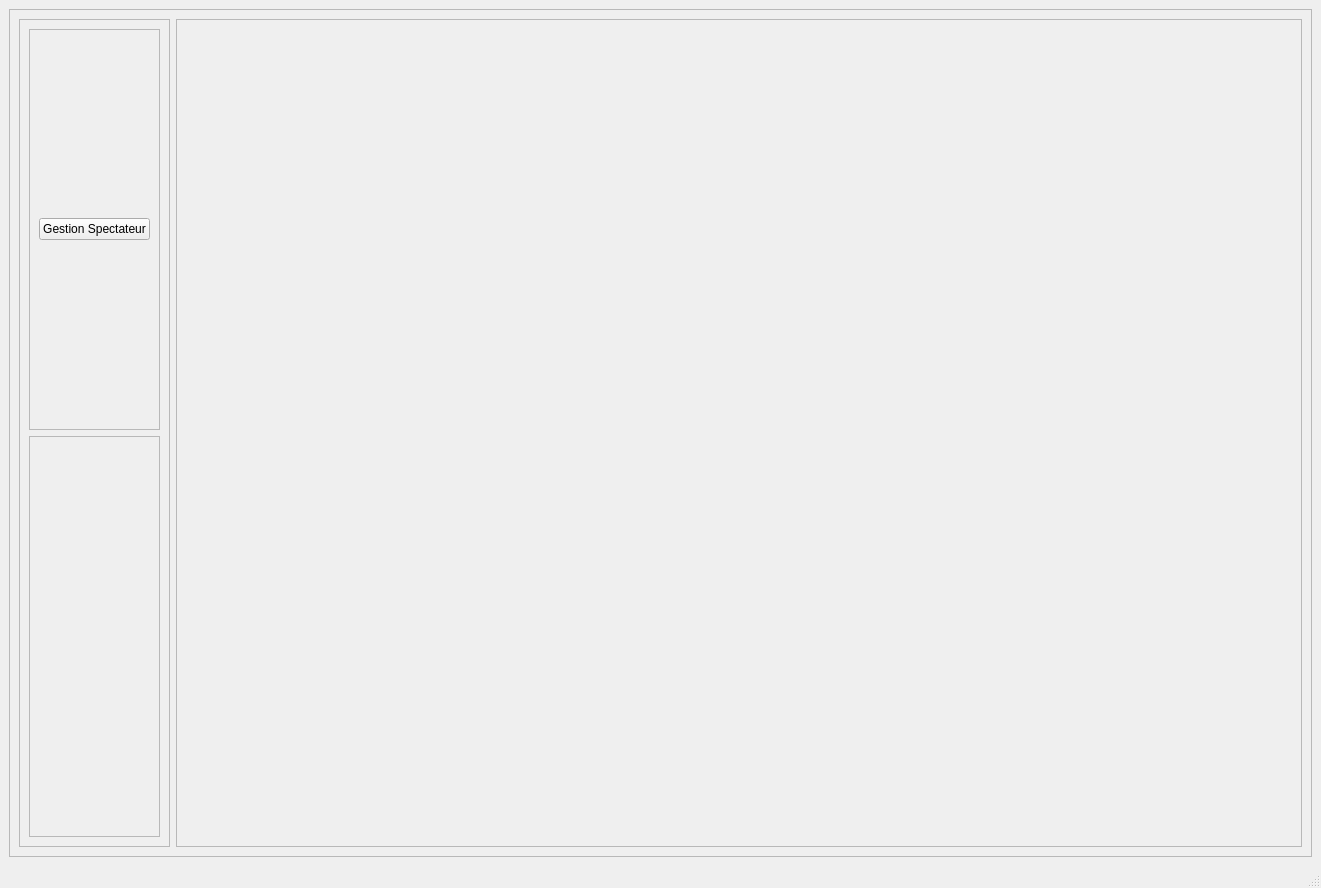
<?xml version="1.0" encoding="UTF-8"?>
<ui version="4.0">
 <class>MainWindow</class>
 <widget class="QMainWindow" name="MainWindow">
  <property name="geometry">
   <rect>
    <x>0</x>
    <y>0</y>
    <width>1321</width>
    <height>888</height>
   </rect>
  </property>
  <property name="windowTitle">
   <string>MainWindow</string>
  </property>
  <widget class="QWidget" name="centralwidget">
   <layout class="QHBoxLayout" name="horizontalLayout">
    <item>
     <widget class="QFrame" name="frame">
      <property name="frameShape">
       <enum>QFrame::StyledPanel</enum>
      </property>
      <property name="frameShadow">
       <enum>QFrame::Raised</enum>
      </property>
      <layout class="QHBoxLayout" name="horizontalLayout_2">
       <item>
        <widget class="QFrame" name="frame_2">
         <property name="frameShape">
          <enum>QFrame::StyledPanel</enum>
         </property>
         <property name="frameShadow">
          <enum>QFrame::Raised</enum>
         </property>
         <layout class="QVBoxLayout" name="verticalLayout">
          <item>
           <widget class="QFrame" name="frame_4">
            <property name="frameShape">
             <enum>QFrame::StyledPanel</enum>
            </property>
            <property name="frameShadow">
             <enum>QFrame::Raised</enum>
            </property>
            <layout class="QVBoxLayout" name="verticalLayout_2">
             <item>
              <widget class="QPushButton" name="Spectateur">
               <property name="text">
                <string>Gestion Spectateur</string>
               </property>
              </widget>
             </item>
            </layout>
           </widget>
          </item>
          <item>
           <widget class="QFrame" name="frame_5">
            <property name="frameShape">
             <enum>QFrame::StyledPanel</enum>
            </property>
            <property name="frameShadow">
             <enum>QFrame::Raised</enum>
            </property>
           </widget>
          </item>
         </layout>
        </widget>
       </item>
       <item>
        <widget class="QFrame" name="frame_3">
         <property name="frameShape">
          <enum>QFrame::StyledPanel</enum>
         </property>
         <property name="frameShadow">
          <enum>QFrame::Raised</enum>
         </property>
         <layout class="QVBoxLayout" name="verticalLayout_3">
          <item>
           <widget class="QStackedWidget" name="stackedWidget">
            <property name="currentIndex">
             <number>1</number>
            </property>
            <widget class="QWidget" name="page"/>
            <widget class="QWidget" name="page_2"/>
           </widget>
          </item>
         </layout>
        </widget>
       </item>
      </layout>
     </widget>
    </item>
   </layout>
  </widget>
  <widget class="QMenuBar" name="menubar">
   <property name="geometry">
    <rect>
     <x>0</x>
     <y>0</y>
     <width>1321</width>
     <height>26</height>
    </rect>
   </property>
  </widget>
  <widget class="QStatusBar" name="statusbar"/>
 </widget>
 <resources/>
 <connections/>
</ui>
